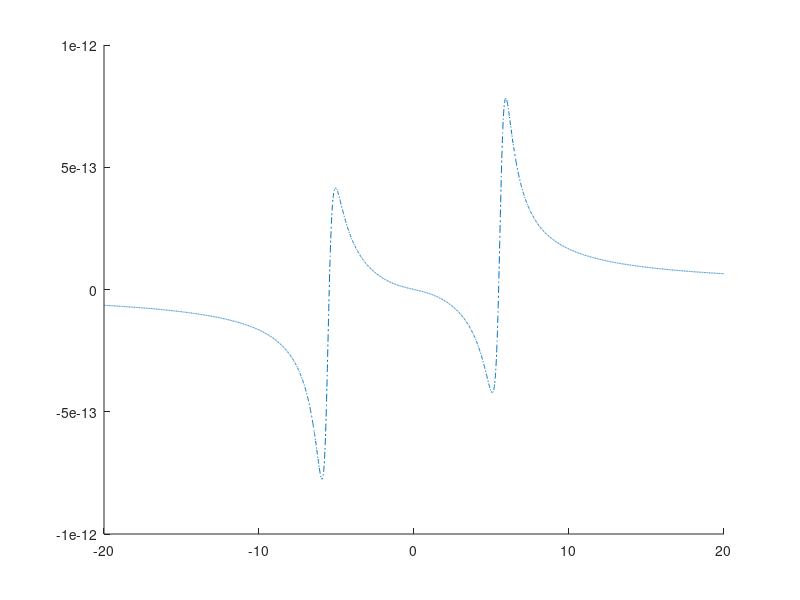

Write MATLAB code to recreate this figure. (Note: this script raises an error after producing the figure.)
clear;
close all;

deltap=-2e12:0.001e12:2e12;
deltac=1.0e9;
deltab=2.0e9;
omega_c=5.0e11;
g21=2.0e9;
g31=1.0e9;
g41=4.2e11;
K=1.4e17;
omegap=10.08e14;
omega_d=3e11;
c=3e8;

Delta1 = deltap+1i*(g21/2);
Delta2 = deltap +deltac+1i*(g31/2);
Delta3 = deltap +deltab+1i*(g41/2);

Dp = (Delta2 + 1i*g31/2).*(Delta3 + 1i*g41/2) - abs(omega_d)^2;
D = (Delta1 + 1i*g21/2).*(Delta2 + 1i*g31/2).*(Delta3 + 1i*g41/2) - ... 
    abs(omega_c)^2.*(Delta3 + 1i*g41/2) - abs(omega_d)^2.*(Delta1 + 1i*g21/2);
A=((2.*c.*K)./(omegap));
l=3.90e12;
chi1=((-A.*Dp)./D);
X=(abs(omega_c).^2)*(abs(Delta3 + 1i*g41/2).^2);
Y=abs(omega_d)*abs(omega_c);
chi3 =- l*chi1*((abs(Dp).^2 + X+ Y.^2)/ abs(D).^2);
plot(deltap./10.^11, real(chi3),'-.' , LineWidth=2, DisplayName='\Omega_d=0.0', Color=[0 0 1]); % Blue
hold on;

omega_c=5.0e11;
omega_d=5e11;
Dp = (Delta2 + 1i*g31/2).*(Delta3 + 1i*g41/2) - abs(omega_d)^2;
D = (Delta1 + 1i*g21/2).*(Delta2 + 1i*g31/2).*(Delta3 + 1i*g41/2) - ...
    abs(omega_c)^2.*(Delta3 + 1i*g41/2)- abs(omega_d)^2.*(Delta1 + 1i*g21/2);
A=((2.*c.*K)./(omegap));
l=3.90e12;
chi1=((-A.*Dp)./D);
X=(abs(omega_c).^2)*(abs(Delta3 + 1i*g41/2).^2);
Y=abs(omega_d)*abs(omega_c);
chi3 =- l*chi1*((abs(Dp).^2 + X + Y.^2)/ abs(D).^2);
plot(deltap./10.^11, real(chi3), LineWidth=2, DisplayName='\Omega_d=2.0', Color=[1 0 0]); % Red
hold on;


omega_c=5.0e11;
omega_d=7e11;
Dp = (Delta2 + 1i*g31/2).*(Delta3 + 1i*g41/2) - abs(omega_d)^2;
D = (Delta1 + 1i*g21/2).*(Delta2 + 1i*g31/2).*(Delta3 + 1i*g41/2) - ...
    abs(omega_c)^2.*(Delta3 + 1i*g41/2)- abs(omega_d)^2.*(Delta1 + 1i*g21/2);
A=((2.*c.*K)./(omegap));
l=3.90e12;
chi1=((-A.*Dp)./D);
X=(abs(omega_c).^2)*(abs(Delta3 + 1i*g41/2).^2);
Y=abs(omega_d)*abs(omega_c);
chi3 =- l*chi1*((abs(Dp).^2 + X + Y.^2)/ abs(D).^2);
plot(deltap./10.^11, real(chi3), LineWidth=2, DisplayName='\Omega_d=4.0'); % Yellow
hold on;

omega_c=5.0e11;
omega_d=9e11;
Dp = (Delta2 + 1i*g31/2).*(Delta3 + 1i*g41/2) - abs(omega_d)^2;
D = (Delta1 + 1i*g21/2).*(Delta2 + 1i*g31/2).*(Delta3 + 1i*g41/2) - ...
    abs(omega_c)^2.*(Delta3 + 1i*g41/2)- abs(omega_d)^2.*(Delta1 + 1i*g21/2);
A=((2.*c.*K)./(omegap));
l=3.90e12;
chi1=((-A.*Dp)./D);
X=(abs(omega_c).^2)*(abs(Delta3 + 1i*g41/2).^2);
Y=abs(omega_d)*abs(omega_c);
chi3 =- l*chi1*((abs(Dp).^2 + X+ Y.^2)/ abs(D).^2);
plot(deltap./10.^11, real(chi3), '--', LineWidth=2.5, DisplayName='\Omega_d=6.0'); % Purple
hold on;

omega_c=5.0e11;
omega_d=11e11;
Dp = (Delta2 + 1i*g31/2).*(Delta3 + 1i*g41/2) - abs(omega_d)^2;
D = (Delta1 + 1i*g21/2).*(Delta2 + 1i*g31/2).*(Delta3 + 1i*g41/2) - ...
    abs(omega_c)^2.*(Delta3 + 1i*g41/2)- abs(omega_d)^2.*(Delta1 + 1i*g21/2);
A=((2.*c.*K)./(omegap));
l=3.90e12;
chi1=((-A.*Dp)./D);
X=(abs(omega_c).^2)*(abs(Delta3 + 1i*g41/2).^2);
Y=abs(omega_d)*abs(omega_c);
chi3 =- l*chi1*((abs(Dp).^2 + X + Y.^2)/ abs(D).^2);
plot(deltap./10.^11, real(chi3), LineWidth=2, DisplayName='\Omega_d=8.0', Color=[0 0.5 0]); % Green
hold on;

lgd = legend('show');
set(lgd, 'FontName', 'Garamond', 'FontSize', 24, 'FontWeight', 'bold', 'EdgeColor', ...
    'w', 'NumColumns', 2, 'Location', 'northwest', TextColor=[0 0 0]);
legend boxon;
yticks([-1e-12, -0.5e-12, 0e-12, 0.5e-12, 1e-12]);
set(gca, FontName='Garamond', FontSize=42, FontWeight='bold', XColor=[0 0 0], YColor=[0 0 0]);
xlabel('\Delta_p/\gamma^{\prime}_{31}', FontName='Garamond', FontSize=42, FontWeight='bold', Color=[0 0 0]);
ylabel('Re\chi^{(3)}', FontName='Garamond', FontSize=42, FontWeight='bold', Color=[0 0 0]);
%title('\Delta_p vs Re\chi^{(3)}', FontName='Garamond', FontSize=17, FontWeight='bold');
grid on;

folder_path = "C:\Users\Ryuki\Downloads\PLOTS";
file = fullfile(folder_path, 'Real_chi3_Omega_d.jpeg');
fig = gcf;
set(fig, 'Units', 'pixels');
fig.Position = [100, 100, 1280, 720];  % [left, bottom, width, height]
exportgraphics(fig, file, 'Resolution', 300);